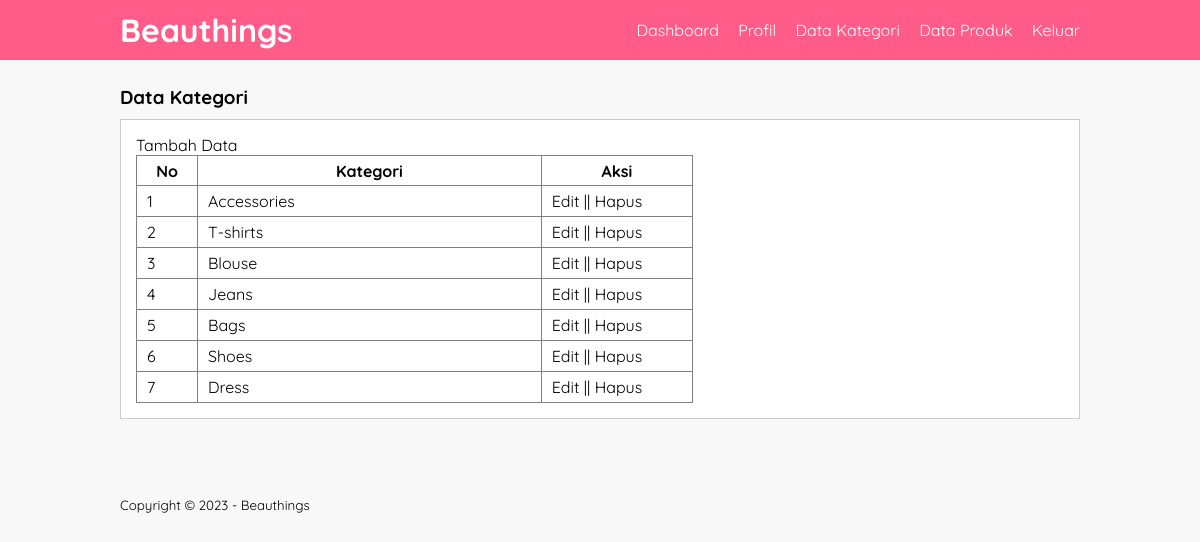
The page /data_kategori.php (signed in) on the database its author committed.
### tables this page shows
CREATE TABLE `tb_category` (
  `category_id` int(11) NOT NULL,
  `category_name` varchar(40) NOT NULL
);

### data_kategori.php (the view, shortened to what this page needs)
<!DOCTYPE html>
<html>
<head>
	<link rel="stylesheet" type="text/css" href="css/style.css">
</head>
<body>
	<header>
		<div class="container">
			<h1><a href="dashboard.php">Beauthings</a></h1>
			<ul>
				<li><a href="dashboard.php">Dashboard</a></li>
				<li><a href="profil.php">Profil</a></li>
				<li><a href="data_kategori.php">Data Kategori</a></li>
				<li><a href="data_produk.php">Data Produk</a></li>
				<li><a href="keluar.php">Keluar</a></li>
			</ul>
		</div>
	</header>
	<div class="section">
		<div class="container">
			<h3>Data Kategori</h3>
			<div class="box">
				<p><a href="tambah_kategori.php">Tambah Data</a></p>
				<table border="1" cellspacing="0" class="table">
					<thead>
						<tr>
							<th width="60px">No</th>
							<th>Kategori</th>
							<th width="150px">Aksi</th>
						</tr>
					</thead>
					<tbody>
						<?php
							$no = 1;
							$kategori = mysqli_query($conn, "SELECT * FROM tb_category ORDER BY category_id DESC");
							if(mysqli_num_rows($kategori) > 0){
							while($row = mysqli_fetch_array($kategori)){
						?>
						<tr>
							<td><?php echo $no++ ?></td>
							<td><?php echo $row['category_name'] ?></td>
							<td>
								<a href="edit_kategori.php?id=<?php echo $row['category_id'] ?>">Edit</a> || <a href="proses_hapus.php?idk=<?php echo $row['category_id'] ?>" onclick="return confirm('Yakin ingin hapus ?')">Hapus</a>
							</td>
						</tr>
						<?php }}else{ ?>
							<tr>
								<td colspan="3">Tidak ada data</td>
							</tr>
						<?php } ?>
					</tbody>
				</table>
			</div>
		</div>
	</div>
	<footer>
		<div class="container">
			<small>Copyright &copy; 2023 - Beauthings</small>
		</div>
	</footer>
</body>
</html>

### style.css (style rules this page uses)
* { padding:0; margin:0; font-family: 'Quicksand', sans-serif; }
body { background-color: #f8f8f8; }
a { color: inherit; text-decoration: none; }
header { background-color: #ff5c8a; color: #fff; }
header h1 { float: left; padding:10px 0; }
header ul { float: right; }
header ul li { display: inline-block; }
header ul li a { padding:20px 0 20px 15px; display: inline-block; }
footer { padding:25px 0; }
.container { width: 80%; margin:0 auto; }
.container:after { content: ''; display: block; clear: both; }
.section { padding:25px 0; }
.box { background-color: #fff; border:1px solid #ccc; padding:15px; box-sizing: border-box; margin:10px 0 25px 0; }
.box:after { content: ''; display: block; clear: both; }
.table { width: 60%; border-collapse: collapse; }
.table tr { height: 30px; }
.table tr td { padding:5px 10px; }

### rows shown on the page
tb_category: category_name "Accessories"
tb_category: category_name "T-shirts"
tb_category: category_name "Blouse"
tb_category: category_name "Jeans"
tb_category: category_name "Bags"
tb_category: category_name "Shoes"
tb_category: category_name "Dress"
